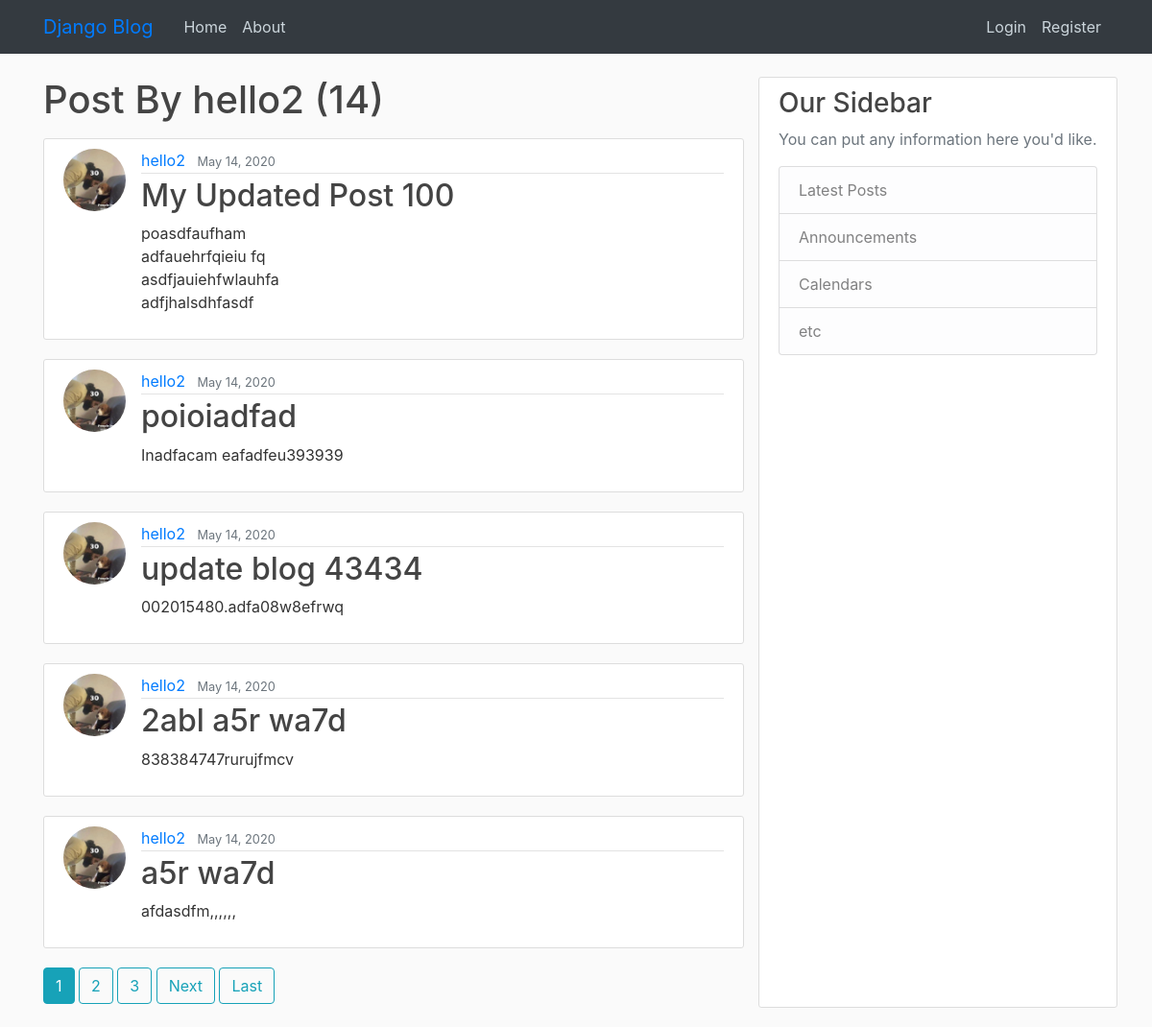
The app's page /user/hello2 with its own data.
### blog/models.py (models this page shows, shortened)
class Post(models.Model):
	title = models.CharField(max_length=100)
	content = models.TextField()
	date_posted = models.DateTimeField(default=timezone.now)
	author = models.ForeignKey(User, on_delete=models.CASCADE)

### users/models.py (models this page shows, shortened)
class Profile(models.Model):
	user = models.OneToOneField(User, on_delete=models.CASCADE)
	image = models.ImageField(default='default.jpg',upload_to='profile_pics')

### blog/views.py (the view)
# urls.py: path('user/<str:username>', UserPostListView.as_view(), name='user-posts'),
class UserPostListView(ListView):
	model = Post
	template_name = 'blog/user_posts.html' #<app> / <model>_<viewtype>.html
	context_object_name = 'posts'
	paginate_by = 5
	def get_queryset(self):
		user = get_object_or_404(User, username=self.kwargs.get('username'))
		return Post.objects.filter(author=user).order_by('-date_posted')

### blog/templates/blog/user_posts.html (shortened to what this page needs)
{% extends 'blog/base.html'%}
	{%block content%}
		<h1 class="mb-3">Post By {{ view.kwargs.username }} ({{ page_obj.paginator.count }})</h1>
		{% for post in posts %}
		<article class="media content-section">
			<img class="rounded-circle article-img" src="{{ post.author.profile.image.url }}">
			  <div class="media-body">
			    <div class="article-metadata">
			      <a class="mr-2" href="{% url 'user-posts' post.author.username %}">{{ post.author }}</a>
			      <small class="text-muted">{{ post.date_posted|date:"F d, Y" }}</small>
			    </div>
			    <h2><a class="article-title" href="{% url 'post-detail' post.id %}">{{ post.title }}</a></h2>
			    <p class="article-content">{{ post.content }}</p>
			  </div>
			</article>
		{%endfor%}
		{% if is_paginated %}
			{% for num in page_obj.paginator.page_range %}
				{% if page_obj.number == num %}
					<a class="btn btn-info mb-4" href="?page={{ num }}"> {{ num }} </a>
				{% elif num > page_obj.number|add:'-3' and num < page_obj.number|add:'3' %}
					<a class="btn btn-outline-info mb-4" href="?page={{ num }}"> {{ num }} </a>
				{% endif %}
			{% endfor %}
			{% if page_obj.has_next %}
				<a class="btn btn-outline-info mb-4" href="?page={{ page_obj.next_page_number }}"> Next </a>
				<a class="btn btn-outline-info mb-4" href="?page={{ page_obj.paginator.num_pages }}"> Last </a>
			{% endif %}
		{% endif%}
	{% endblock content %}

### blog/static/blog/main.css (style rules this page uses)
body { background: #fafafa; color: #333333; margin-top: 5rem; }
h1, h2, h3, h4, h5, h6 { color: #444444; }
.content-section { background: #ffffff; padding: 10px 20px; border: 1px solid #dddddd; border-radius: 3px; margin-bottom: 20px; }
.article-title { color: #444444; }
.article-content { white-space: pre-line; }
.article-img { height: 65px; width: 65px; margin-right: 16px; }
.article-metadata { padding-bottom: 1px; margin-bottom: 4px; border-bottom: 1px solid #e3e3e3 }

### records on screen
Post: author.profile.image (picture), author "hello2", date_posted "May 14, 2020", title "My Updated Post 100", content "poasdfaufham adfauehrfqieiu fq asdfjauiehfwlauhfa adfjhalsdhfasdf"
Post: author.profile.image (picture), author "hello2", date_posted "May 14, 2020", title "poioiadfad", content "Inadfacam eafadfeu393939"
Post: author.profile.image (picture), author "hello2", date_posted "May 14, 2020", title "update blog 43434", content "002015480.adfa08w8efrwq"
Post: author.profile.image (picture), author "hello2", date_posted "May 14, 2020", title "2abl a5r wa7d", content "838384747rurujfmcv"
Post: author.profile.image (picture), author "hello2", date_posted "May 14, 2020", title "a5r wa7d", content "afdasdfm,,,,,,"

### other values on screen
{{ view.kwargs.username }} "hello2"
{{ page_obj.paginator.count }} "14"
{{ num }} "1"
{{ num }} "2" "3"
